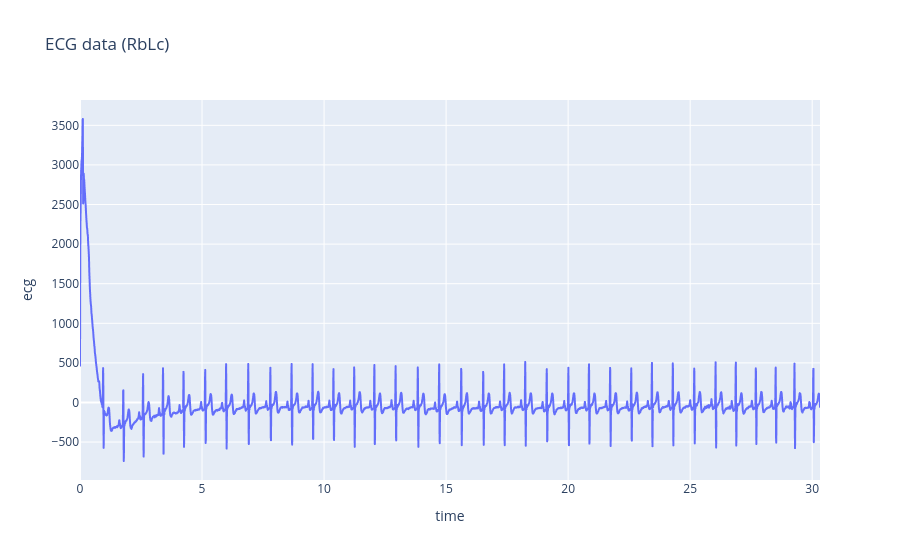

Notebook cell for this chart:
### Code cell
px.line(ecg_data,
        x = "time",
        y = "ecg",
        title = "ECG data (RbLc)")

### Figure 1 — Plotly figure (JSON) as saved in the notebook; plotly's stock layout.template omitted (floating-point values rounded to 4 significant figures; data arrays with more than 128 entries replaced by an {"elided": "..."} marker saying what was removed)
{"data": [{"hovertemplate": "time=%{x}<br>ecg=%{y}<extra></extra>", "legendgroup": "", "line": {"color": "#636efa", "dash": "solid"}, "marker": {"symbol": "circle"}, "mode": "lines", "name": "", "showlegend": false, "type": "scattergl", "x": {"elided": "3942 float values"}, "xaxis": "x", "y": {"elided": "3942 int values"}, "yaxis": "y"}], "layout": {"legend": {"tracegroupgap": 0}, "title": {"text": "ECG data (RbLc)"}, "xaxis": {"anchor": "y", "domain": [0, 1], "title": {"text": "time"}}, "yaxis": {"anchor": "x", "domain": [0, 1], "title": {"text": "ecg"}}}}
